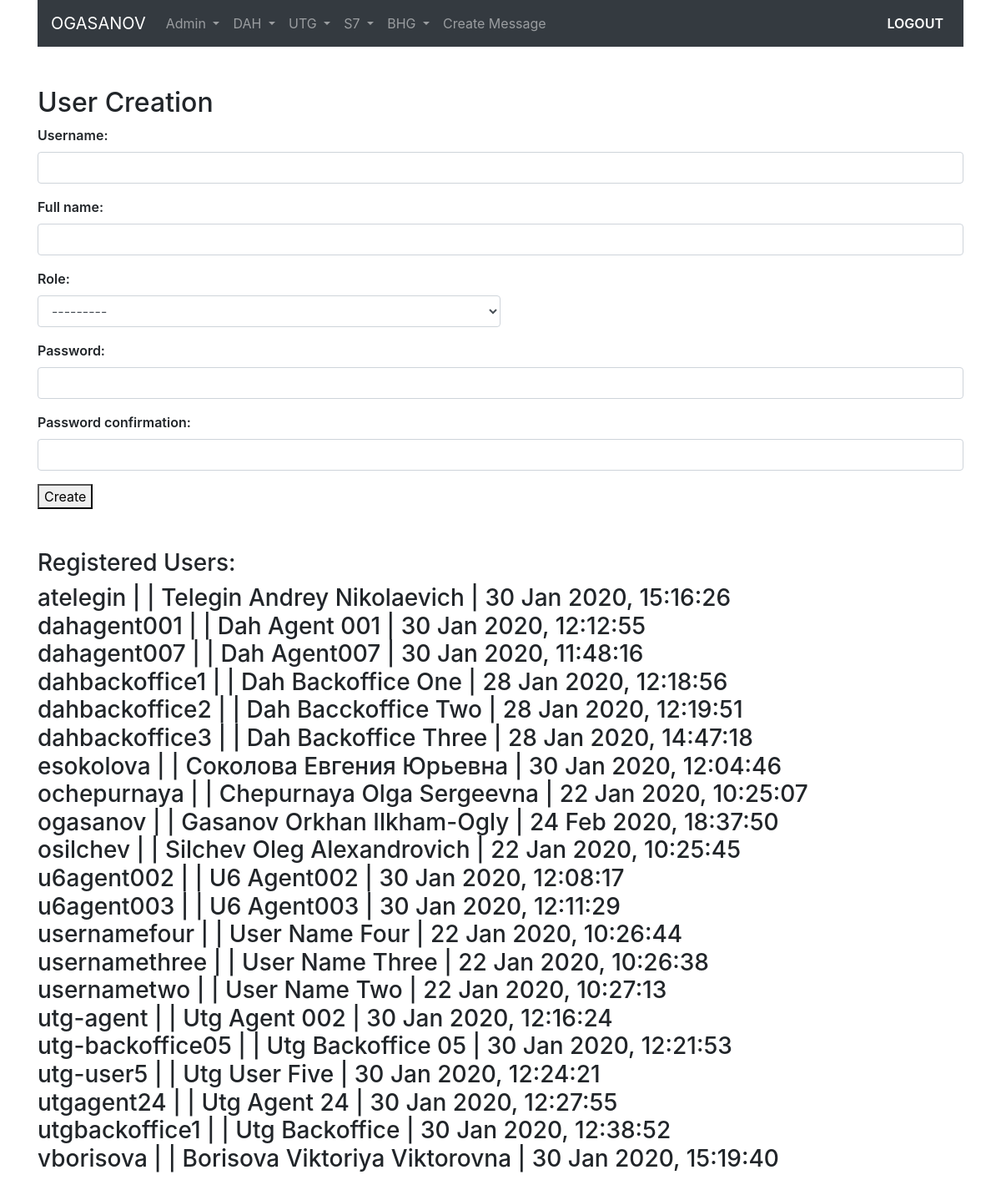
The app's page /create-user/ (signed in) with its own data.
### user_model/models.py (models this page shows, shortened)
class UserModel(AbstractBaseUser):
    username = models.CharField(verbose_name='username', max_length=30, unique=True)
    fullname = models.CharField(verbose_name='full name', max_length=100)
    role = models.ForeignKey('UserRole', on_delete=models.CASCADE, related_name='role', null=True)
    date_joined = models.DateTimeField(verbose_name='date joined', auto_now_add=True)
    last_login = models.DateTimeField(verbose_name='last login', auto_now=True)
    is_admin = models.BooleanField(default=False)
    is_active = models.BooleanField(default=True)
    is_staff = models.BooleanField(default=False)
    is_superuser = models.BooleanField(default=False)
    USERNAME_FIELD = 'username'
    REQUIRED_FIELDS = ['fullname', 'role']
    objects = UserModelManager()
    class Meta:
        verbose_name = 'User'
        verbose_name_plural = 'Users'
        ordering = ['username']

### user_model/views.py (the view)
# urls.py: path('create-user/', usercreation_view, name='usercreate'),
@login_required
def usercreation_view(request):
    context = {}
    users = UserModel.objects.all()
    if request.POST:
        form = UserModelCreationForm(request.POST)
        if form.is_valid():
            form.save()
            messages.success(request, 'Account created successfully')
            return redirect('usercreate')
        else:
            context['usercreation_form'] = form
    else:
        form = UserModelCreationForm()
        context['usercreation_form'] = form
        context['users'] = users
    return render(request, 'user_model/usercreationform.html', context)

### user_model/forms.py
class UserModelCreationForm(UserCreationForm):
    password1 = forms.CharField(label='Password', max_length=30, widget=forms.PasswordInput(attrs={'class': 'form-control'}))
    password2 = forms.CharField(label='Password confirmation', max_length=30, widget=forms.PasswordInput(attrs={'class': 'form-control'}))
    class Meta:
        model = UserModel
        fields = ('username', 'fullname', 'role', 'password1', 'password2')
        widgets = {
            'username': forms.TextInput(attrs={'class': 'form-control'}),
            'fullname': forms.TextInput(attrs={'class': 'form-control'}),
            'role': forms.Select(attrs={'class': 'form-control col-lg-6 col-sm-6'}),
        }

### user_model/models.py (called while the page is built)
    def __str__(self):
        return self.title

### user_model/templates/user_model/usercreationform.html (shortened to what this page needs)
{% extends 'user_model/base.html' %}
{% block content %}
    {% if request.user.is_authenticated and request.user.is_admin %}
        <h2>User Creation</h2>
        <form method="post">
            {% for field in usercreation_form %}
            <p>
                {{ field.label_tag }}
                {{ field }}
            </p>
            {% endfor %}
            <button type="submit">Create</button>
        </form>
    {% else %}
        <h2>access denied</h2>
    {% endif %}
    <br><br>
    <h3>Registered Users:</h3>
    <h3>
        {% for user in users %}
            {{ user.username }} | {{ user.entity }} | {{ user.fullname }} | {{ user.last_login|date:'d M Y, H:i:s' }}
            <br>
        {% endfor %}
    </h3>
    <br>
{% endblock %}

### user_model/templates/user_model/includes/navbar.html (shortened to what this page needs)
<nav class="navbar navbar-expand-md navbar-dark bg-dark sticky-top">
    {% if request.user.is_authenticated %}
        <a class="navbar-brand" href="{% url 'homepage' %}">{{ request.user.username|upper }}</a>
    {% else %}
        <a class="navbar-brand mx-auto" href="{% url 'homepage' %}">Рассылка сообщений по рейсам</a>
    {% endif %}
    {% if request.user.is_authenticated and request.user.is_admin %}
    <div class="collapse navbar-collapse" id="navbarSupportedContent">
        <ul class="navbar-nav mr-auto">
            {% include 'user_model/includes/nav_item_admin.html' %}
            {% include 'user_model/includes/nav_item_template.html' %}
        </ul>
        <ul class="navbar-nav ml-auto">
            {% include 'user_model/includes/nav_item_logout.html' %}
        </ul>
    </div>
    {% endif %}
</nav>

### static/css/style.css (style rules this page uses)
label { font-weight: 600; }

### records on screen
UserModel: user.username "OGASANOV", username "ogasanov", fullname "Gasanov Orkhan Ilkham-Ogly", last_login "24 Feb 2020, 18:37:50"
UserModel: username "atelegin", fullname "Telegin Andrey Nikolaevich", last_login "30 Jan 2020, 15:16:26"
UserModel: username "dahagent001", fullname "Dah Agent 001", last_login "30 Jan 2020, 12:12:55"
UserModel: username "dahagent007", fullname "Dah Agent007", last_login "30 Jan 2020, 11:48:16"
UserModel: username "dahbackoffice1", fullname "Dah Backoffice One", last_login "28 Jan 2020, 12:18:56"
UserModel: username "dahbackoffice2", fullname "Dah Bacckoffice Two", last_login "28 Jan 2020, 12:19:51"
UserModel: username "dahbackoffice3", fullname "Dah Backoffice Three", last_login "28 Jan 2020, 14:47:18"
UserModel: username "esokolova", fullname "Соколова Евгения Юрьевна", last_login "30 Jan 2020, 12:04:46"
UserModel: username "ochepurnaya", fullname "Chepurnaya Olga Sergeevna", last_login "22 Jan 2020, 10:25:07"
UserModel: username "osilchev", fullname "Silchev Oleg Alexandrovich", last_login "22 Jan 2020, 10:25:45"
UserModel: username "u6agent002", fullname "U6 Agent002", last_login "30 Jan 2020, 12:08:17"
UserModel: username "u6agent003", fullname "U6 Agent003", last_login "30 Jan 2020, 12:11:29"
UserModel: username "usernamefour", fullname "User Name Four", last_login "22 Jan 2020, 10:26:44"
UserModel: username "usernamethree", fullname "User Name Three", last_login "22 Jan 2020, 10:26:38"
UserModel: username "usernametwo", fullname "User Name Two", last_login "22 Jan 2020, 10:27:13"
UserModel: username "utg-agent", fullname "Utg Agent 002", last_login "30 Jan 2020, 12:16:24"
UserModel: username "utg-backoffice05", fullname "Utg Backoffice 05", last_login "30 Jan 2020, 12:21:53"
UserModel: username "utg-user5", fullname "Utg User Five", last_login "30 Jan 2020, 12:24:21"
UserModel: username "utgagent24", fullname "Utg Agent 24", last_login "30 Jan 2020, 12:27:55"
UserModel: username "utgbackoffice1", fullname "Utg Backoffice", last_login "30 Jan 2020, 12:38:52"
UserModel: username "vborisova", fullname "Borisova Viktoriya Viktorovna", last_login "30 Jan 2020, 15:19:40"

### other values on screen
{{ field.label_tag }} "Username:" "Full name:" "Role:" "Password:" "Password confirmation:"
